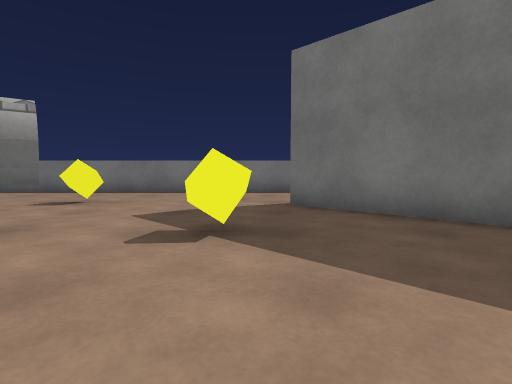
view 1 (above)

16 first-person views from a walk through a Unity game level. The camera is 0.68 m above the floor, tilts 4° down and sees 80° across. The floor is counted in squares, 1 m on a side. Each view is taken from the middle of a square. On the plan, view 1 faces up. The plan holds only what a view shows up to about 10 squares ahead; the rest is blank. The player is left out. Surface patterns are stand-ins for the level's own textures.

view 2
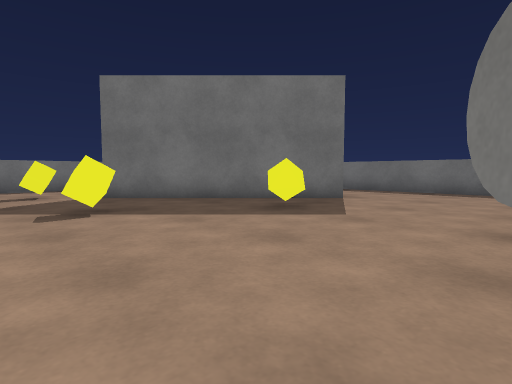

view 3
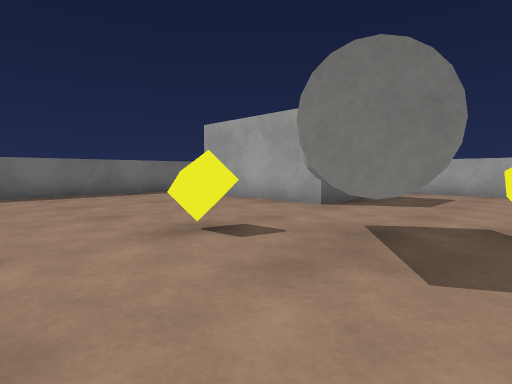

view 4
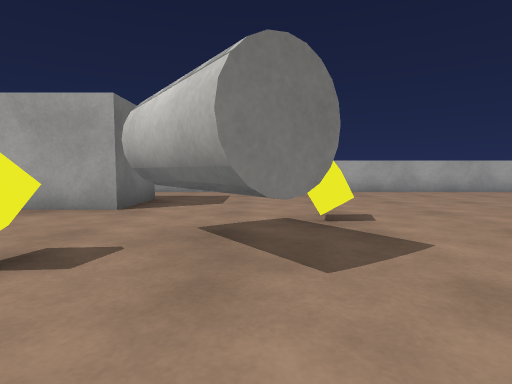

view 5
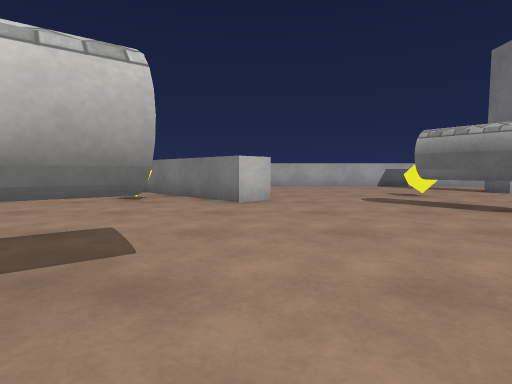

view 6
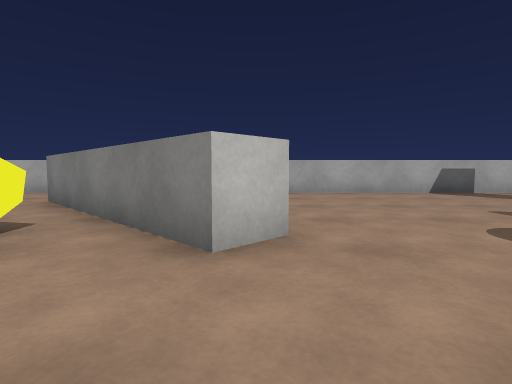

view 7
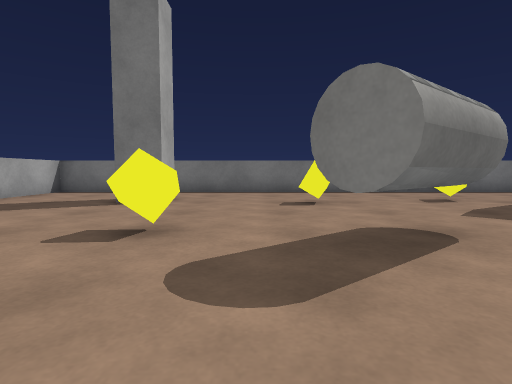

view 8
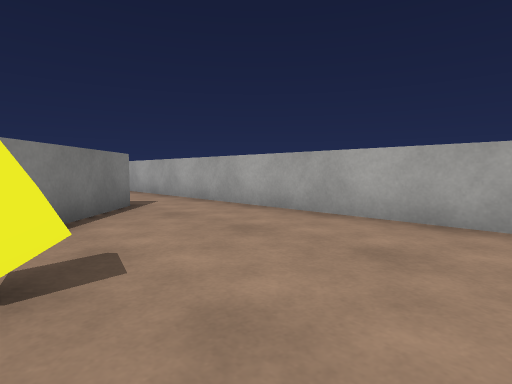

view 9
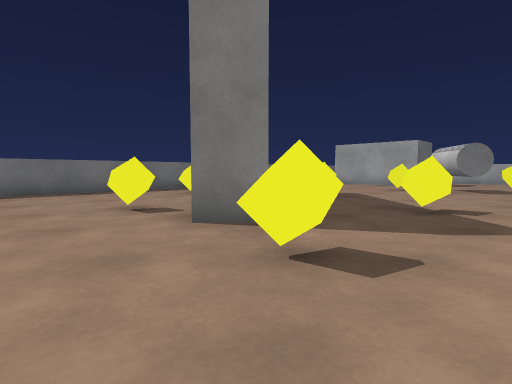

view 10
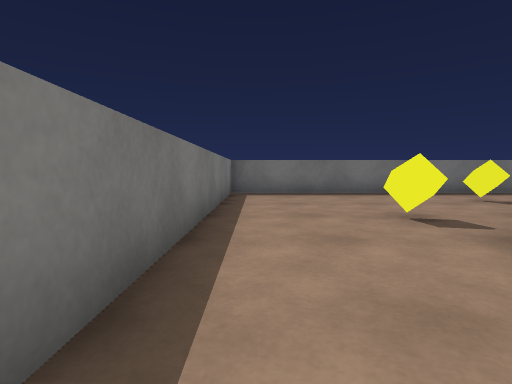

view 11
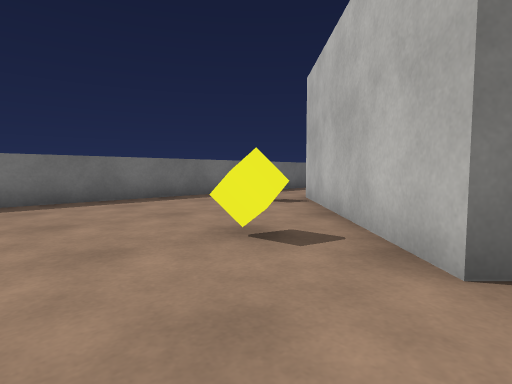

view 12
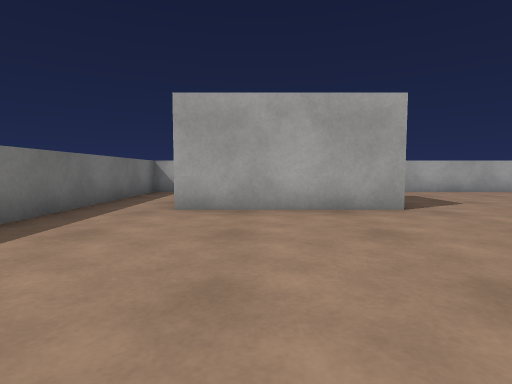

view 13
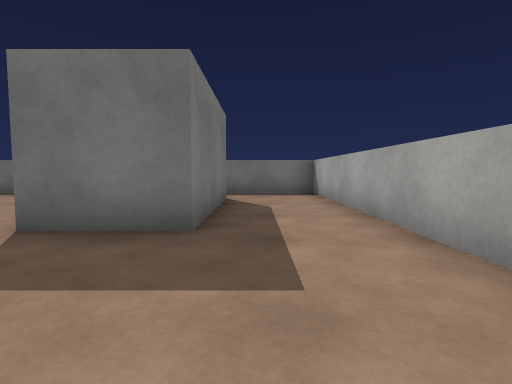

view 14
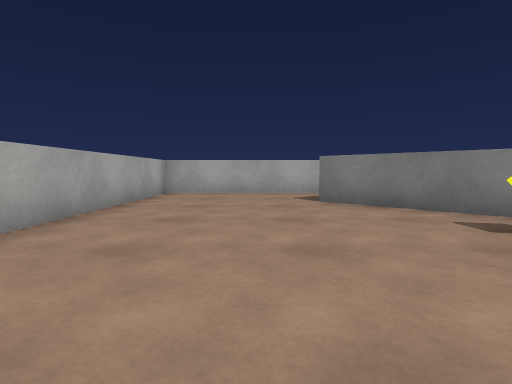

view 15
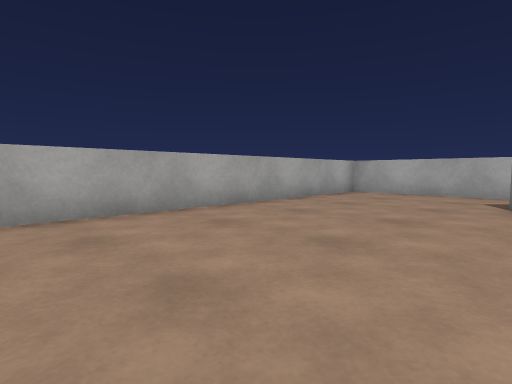

view 16
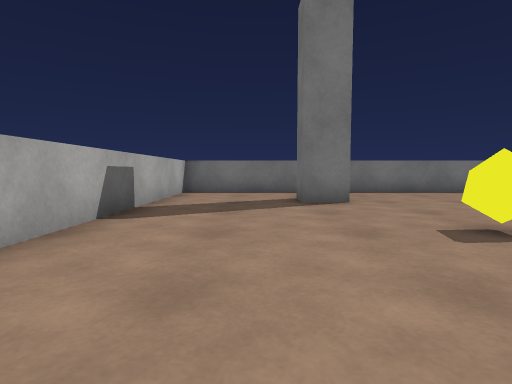

### Floor plan
Points are (right, up) in squares from view 1. A wall is a line through its corners. A room is listed if a view was taken in it or the views show most of it. See-through windows are left out.
Room 1 (views 1, 2, 3, 4, 5, 6, 7, 8, 9, 10, 11, 12, 13, 14, 15, 16)
walls: (-5.2, -0.6) (-4.5, -1.4) (-8.8, -5.7); (5, 1.8) (0.7, 6.1) (1.4, 6.8) (5.7, 2.5); (-7, 7.5) (-7, 6.5) (-8, 6.5) (-8, 7.5); (-9.5, -4.9) (-7.3, -2.7); (6.5, -7.3) (2.4, -7.3) (2.4, -5.3) (6.5, -5.3); (8.2, -9.7) (8.2, 9.7) (-11.3, 9.7) (-11.3, -9.7) (8.2, -9.7)
objects: other object (-7, -1); other object (-6, 3); other object (-5, -4); other object (-4, 2) to (-3, 4); other object (-4, 7); other object (-1, -4); other object (0, -4) to (1, -2); other object (0, 3); other object (0, 7); other object (2, -2); other object (3, 2); other object (3, 7); other object (6, 4)

Where each view was taken, in squares from view 1:
view 1: 0 up, 0 right, facing up
view 2: 2 down, 2 left, facing up-right
view 3: 0 up, 1 left, facing down-right
view 4: 0 up, 0 right, facing down
view 5: 1 down, 2 right, facing left
view 6: 1 down, 2 left, facing left
view 7: 0 up, 5 left, facing up
view 8: 1 up, 7 left, facing down-left
view 9: 9 up, 2 left, facing down-right
view 10: 9 up, 1 left, facing right
view 11: 9 up, 1 right, facing down-right
view 12: 0 up, 5 right, facing down
view 13: 8 down, 1 left, facing right
view 14: 7 down, 2 left, facing left
view 15: 5 down, 2 left, facing down-left
view 16: 0 up, 9 left, facing up
